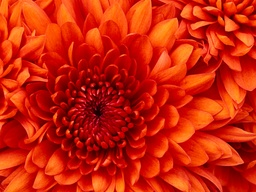
#> input picture samples/Chrysanthemum.jpg, 256 x 192 px, shrunk from 1024 x 768 before the run
$ python binarization.py ../../samples/Chrysanthemum.jpg out.png
#> lines starting #> are read from the running program, lines starting #| are printed output that depends on the picture; after the words box and inside, x2 and y2 are one past the last pixel; in counts of white or black regions, pixels touching at a corner belong together
from PIL import Image


def binarize(img, threshold=None):

    im = img.load()

    width, height = img.size

    # jezeli nie ma ustawionego threshold ustawiam go na polowe
    if threshold is None:
        threshold = 255. / 2.

    if img.mode in ('L', '1'):
        def test(x):
            return x > threshold
        max_val = 255
        min_val = 0
        c = 1
    else:
        if img.mode == "RGB":
            c = 3.
        elif img.mode in ("CMYK", "RGBA"):
            c = 4.

        def test(x):
            return sum(x) / c > threshold

        max_val = (255, 255, 255)
        min_val = (0, 0, 0)

    for i in range(width):
        for j in range(height):
            im[i, j]
            if test(im[i, j]):
                im[i, j] = max_val
            else:
                im[i, j] = min_val

    return img


if __name__ == "__main__":
    import argparse

    parser = argparse.ArgumentParser()
    parser.add_argument('infile', type=str, nargs=1)
    parser.add_argument('outfile', type=str, nargs=1)
    parser.add_argument('-t', '--threshold', type=int)
    args = parser.parse_args()

    img = Image.open(args.infile[0])
#> img is the input picture: PIL image 256x192 RGB; mean R, G, B 202.6, 36.4, 11.1
    img = binarize(img, threshold=args.threshold)
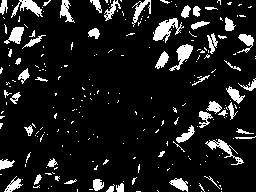
#> img: PIL image 256x192 RGB; 11% white; 242 white regions (192 under 20 px), largest, box (x1, y1, x2, y2) and area: (153, 18, 184, 43) 340, (169, 44, 193, 71) 239, (11, 0, 43, 18) 237
    img.save(args.outfile[0])

$ run again, on samples/Jellyfish.jpg
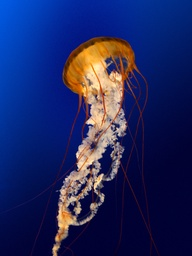
#> input picture samples/Jellyfish.jpg, 192 x 256 px, shrunk from 768 x 1024 before the run
#> img is the input picture: PIL image 192x256 RGB; mean R, G, B 30.9, 39.8, 97.4
#> `img = binarize(img, threshold=args.threshold)`:
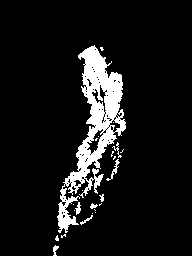
#> img: PIL image 192x256 RGB; 8.9% white; 24 white regions (16 under 20 px), largest, box (x1, y1, x2, y2) and area: (57, 45, 126, 233) 4054, (106, 159, 120, 181) 66, (75, 202, 81, 215) 43

$ run again, on samples/Koala.jpg
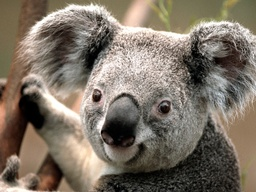
#> input picture samples/Koala.jpg, 256 x 192 px, shrunk from 1024 x 768 before the run
#> img is the input picture: PIL image 256x192 RGB; mean R, G, B 125.3, 114.8, 101.9
#> `img = binarize(img, threshold=args.threshold)`:
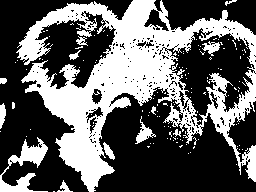
#> img: PIL image 256x192 RGB; 38.3% white; 136 white regions (123 under 20 px), largest, box (x1, y1, x2, y2) and area: (16, 0, 256, 192) 16763, (0, 137, 48, 192) 931, (135, 116, 156, 144) 191
